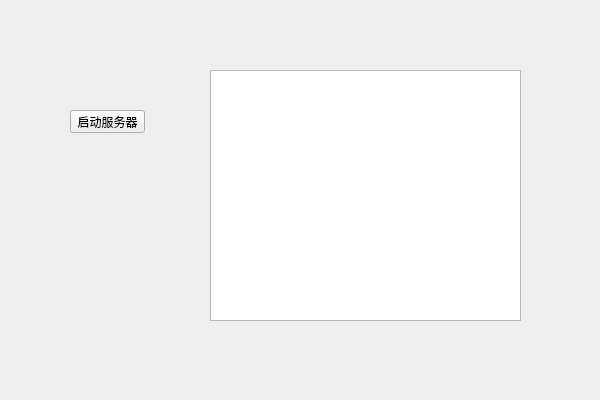
<?xml version="1.0" encoding="UTF-8"?>
<ui version="4.0">
 <class>ServerClass</class>
 <widget class="QWidget" name="ServerClass">
  <property name="geometry">
   <rect>
    <x>0</x>
    <y>0</y>
    <width>600</width>
    <height>400</height>
   </rect>
  </property>
  <property name="windowTitle">
   <string>Server</string>
  </property>
  <widget class="QPushButton" name="startButton">
   <property name="geometry">
    <rect>
     <x>70</x>
     <y>110</y>
     <width>75</width>
     <height>23</height>
    </rect>
   </property>
   <property name="text">
    <string>启动服务器</string>
   </property>
  </widget>
  <widget class="QTextEdit" name="textEdit">
   <property name="geometry">
    <rect>
     <x>210</x>
     <y>70</y>
     <width>311</width>
     <height>251</height>
    </rect>
   </property>
  </widget>
 </widget>
 <layoutdefault spacing="6" margin="11"/>
 <resources>
  <include location="Server.qrc"/>
 </resources>
 <connections>
  <connection>
   <sender>startButton</sender>
   <signal>clicked()</signal>
   <receiver>ServerClass</receiver>
   <slot>startClicked()</slot>
   <hints>
    <hint type="sourcelabel">
     <x>91</x>
     <y>119</y>
    </hint>
    <hint type="destinationlabel">
     <x>101</x>
     <y>180</y>
    </hint>
   </hints>
  </connection>
 </connections>
 <slots>
  <slot>startClicked()</slot>
 </slots>
</ui>
